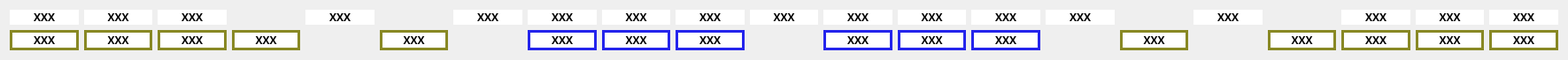
    <widget class="QWidget" name="gridLayoutWidget_4">
     <property name="geometry">
      <rect>
       <x>10</x>
       <y>450</y>
       <width>1771</width>
       <height>41</height>
      </rect>
     </property>
     <layout class="QGridLayout" name="gridLayout_4">
      <item row="0" column="13">
       <widget class="QLabel" name="R_D_11">
        <property name="font">
         <font>
          <family>Ubuntu Mono</family>
          <pointsize>9</pointsize>
          <weight>75</weight>
          <bold>true</bold>
         </font>
        </property>
        <property name="styleSheet">
         <string notr="true">background-color: rgb(255, 255, 255);
border-color: rgb(36, 36, 36);</string>
        </property>
        <property name="text">
         <string>XXX</string>
        </property>
        <property name="alignment">
         <set>Qt::AlignCenter</set>
        </property>
       </widget>
      </item>
      <item row="0" column="15">
       <widget class="QLabel" name="R_D_13">
        <property name="font">
         <font>
          <family>Ubuntu Mono</family>
          <pointsize>9</pointsize>
          <weight>75</weight>
          <bold>true</bold>
         </font>
        </property>
        <property name="styleSheet">
         <string notr="true">background-color: rgb(255, 255, 255);
border-color: rgb(36, 36, 36);</string>
        </property>
        <property name="text">
         <string>XXX</string>
        </property>
        <property name="alignment">
         <set>Qt::AlignCenter</set>
        </property>
       </widget>
      </item>
      <item row="0" column="17">
       <widget class="QLabel" name="R_D_14">
        <property name="font">
         <font>
          <family>Ubuntu Mono</family>
          <pointsize>9</pointsize>
          <weight>75</weight>
          <bold>true</bold>
         </font>
        </property>
        <property name="styleSheet">
         <string notr="true">background-color: rgb(255, 255, 255);
border-color: rgb(36, 36, 36);</string>
        </property>
        <property name="text">
         <string>XXX</string>
        </property>
        <property name="alignment">
         <set>Qt::AlignCenter</set>
        </property>
       </widget>
      </item>
      <item row="0" column="16">
       <widget class="QLabel" name="empty_6">
        <property name="font">
         <font>
          <family>Ubuntu Mono</family>
          <pointsize>9</pointsize>
          <weight>75</weight>
          <bold>true</bold>
         </font>
        </property>
        <property name="styleSheet">
         <string notr="true">color: rgb(255, 255, 255);</string>
        </property>
        <property name="text">
         <string/>
        </property>
        <property name="alignment">
         <set>Qt::AlignCenter</set>
        </property>
       </widget>
      </item>
      <item row="0" column="5">
       <widget class="QLabel" name="R_D_4">
        <property name="font">
         <font>
          <family>Ubuntu Mono</family>
          <pointsize>9</pointsize>
          <weight>75</weight>
          <bold>true</bold>
         </font>
        </property>
        <property name="styleSheet">
         <string notr="true">background-color: rgb(255, 255, 255);
border-color: rgb(36, 36, 36);</string>
        </property>
        <property name="text">
         <string>XXX</string>
        </property>
        <property name="alignment">
         <set>Qt::AlignCenter</set>
        </property>
       </widget>
      </item>
      <item row="0" column="19">
       <widget class="QLabel" name="R_D_15">
        <property name="font">
         <font>
          <family>Ubuntu Mono</family>
          <pointsize>9</pointsize>
          <weight>75</weight>
          <bold>true</bold>
         </font>
        </property>
        <property name="styleSheet">
         <string notr="true">background-color: rgb(255, 255, 255);
border-color: rgb(36, 36, 36);</string>
        </property>
        <property name="text">
         <string>XXX</string>
        </property>
        <property name="alignment">
         <set>Qt::AlignCenter</set>
        </property>
       </widget>
      </item>
      <item row="0" column="4">
       <widget class="QLabel" name="empty_20">
        <property name="font">
         <font>
          <family>Ubuntu Mono</family>
          <pointsize>9</pointsize>
          <weight>75</weight>
          <bold>true</bold>
         </font>
        </property>
        <property name="styleSheet">
         <string notr="true">color: rgb(255, 255, 255);</string>
        </property>
        <property name="text">
         <string/>
        </property>
        <property name="alignment">
         <set>Qt::AlignCenter</set>
        </property>
       </widget>
      </item>
      <item row="0" column="12">
       <widget class="QLabel" name="R_D_10">
        <property name="font">
         <font>
          <family>Ubuntu Mono</family>
          <pointsize>9</pointsize>
          <weight>75</weight>
          <bold>true</bold>
         </font>
        </property>
        <property name="styleSheet">
         <string notr="true">background-color: rgb(255, 255, 255);
border-color: rgb(36, 36, 36);</string>
        </property>
        <property name="text">
         <string>XXX</string>
        </property>
        <property name="alignment">
         <set>Qt::AlignCenter</set>
        </property>
       </widget>
      </item>
      <item row="0" column="2">
       <widget class="QLabel" name="R_D_2">
        <property name="font">
         <font>
          <family>Ubuntu Mono</family>
          <pointsize>9</pointsize>
          <weight>75</weight>
          <bold>true</bold>
         </font>
        </property>
        <property name="styleSheet">
         <string notr="true">background-color: rgb(255, 255, 255);
border-color: rgb(36, 36, 36);</string>
        </property>
        <property name="text">
         <string>XXX</string>
        </property>
        <property name="alignment">
         <set>Qt::AlignCenter</set>
        </property>
       </widget>
      </item>
      <item row="0" column="21">
       <widget class="QLabel" name="R_D_17">
        <property name="font">
         <font>
          <family>Ubuntu Mono</family>
          <pointsize>9</pointsize>
          <weight>75</weight>
          <bold>true</bold>
         </font>
        </property>
        <property name="styleSheet">
         <string notr="true">background-color: rgb(255, 255, 255);
border-color: rgb(36, 36, 36);</string>
        </property>
        <property name="text">
         <string>XXX</string>
        </property>
        <property name="alignment">
         <set>Qt::AlignCenter</set>
        </property>
       </widget>
      </item>
      <item row="0" column="14">
       <widget class="QLabel" name="R_D_12">
        <property name="font">
         <font>
          <family>Ubuntu Mono</family>
          <pointsize>9</pointsize>
          <weight>75</weight>
          <bold>true</bold>
         </font>
        </property>
        <property name="styleSheet">
         <string notr="true">background-color: rgb(255, 255, 255);
border-color: rgb(36, 36, 36);</string>
        </property>
        <property name="text">
         <string>XXX</string>
        </property>
        <property name="alignment">
         <set>Qt::AlignCenter</set>
        </property>
       </widget>
      </item>
      <item row="0" column="6">
       <widget class="QLabel" name="empty_19">
        <property name="font">
         <font>
          <family>Ubuntu Mono</family>
          <pointsize>9</pointsize>
          <weight>75</weight>
          <bold>true</bold>
         </font>
        </property>
        <property name="styleSheet">
         <string notr="true">color: rgb(255, 255, 255);</string>
        </property>
        <property name="text">
         <string/>
        </property>
        <property name="alignment">
         <set>Qt::AlignCenter</set>
        </property>
       </widget>
      </item>
      <item row="0" column="1">
       <widget class="QLabel" name="R_D_1">
        <property name="font">
         <font>
          <family>Ubuntu Mono</family>
          <pointsize>9</pointsize>
          <weight>75</weight>
          <bold>true</bold>
         </font>
        </property>
        <property name="styleSheet">
         <string notr="true">background-color: rgb(255, 255, 255);
border-color: rgb(36, 36, 36);</string>
        </property>
        <property name="text">
         <string>XXX</string>
        </property>
        <property name="alignment">
         <set>Qt::AlignCenter</set>
        </property>
       </widget>
      </item>
      <item row="0" column="11">
       <widget class="QLabel" name="R_D_9">
        <property name="font">
         <font>
          <family>Ubuntu Mono</family>
          <pointsize>9</pointsize>
          <weight>75</weight>
          <bold>true</bold>
         </font>
        </property>
        <property name="styleSheet">
         <string notr="true">background-color: rgb(255, 255, 255);
border-color: rgb(36, 36, 36);</string>
        </property>
        <property name="text">
         <string>XXX</string>
        </property>
        <property name="alignment">
         <set>Qt::AlignCenter</set>
        </property>
       </widget>
      </item>
      <item row="0" column="9">
       <widget class="QLabel" name="R_D_7">
        <property name="font">
         <font>
          <family>Ubuntu Mono</family>
          <pointsize>9</pointsize>
          <weight>75</weight>
          <bold>true</bold>
         </font>
        </property>
        <property name="styleSheet">
         <string notr="true">background-color: rgb(255, 255, 255);
border-color: rgb(36, 36, 36);</string>
        </property>
        <property name="text">
         <string>XXX</string>
        </property>
        <property name="alignment">
         <set>Qt::AlignCenter</set>
        </property>
       </widget>
      </item>
      <item row="0" column="10">
       <widget class="QLabel" name="R_D_8">
        <property name="font">
         <font>
          <family>Ubuntu Mono</family>
          <pointsize>9</pointsize>
          <weight>75</weight>
          <bold>true</bold>
         </font>
        </property>
        <property name="styleSheet">
         <string notr="true">background-color: rgb(255, 255, 255);
border-color: rgb(36, 36, 36);</string>
        </property>
        <property name="text">
         <string>XXX</string>
        </property>
        <property name="alignment">
         <set>Qt::AlignCenter</set>
        </property>
       </widget>
      </item>
      <item row="0" column="8">
       <widget class="QLabel" name="R_D_6">
        <property name="font">
         <font>
          <family>Ubuntu Mono</family>
          <pointsize>9</pointsize>
          <weight>75</weight>
          <bold>true</bold>
         </font>
        </property>
        <property name="styleSheet">
         <string notr="true">background-color: rgb(255, 255, 255);
border-color: rgb(36, 36, 36);</string>
        </property>
        <property name="text">
         <string>XXX</string>
        </property>
        <property name="alignment">
         <set>Qt::AlignCenter</set>
        </property>
       </widget>
      </item>
      <item row="0" column="20">
       <widget class="QLabel" name="R_D_16">
        <property name="font">
         <font>
          <family>Ubuntu Mono</family>
          <pointsize>9</pointsize>
          <weight>75</weight>
          <bold>true</bold>
         </font>
        </property>
        <property name="styleSheet">
         <string notr="true">background-color: rgb(255, 255, 255);
border-color: rgb(36, 36, 36);</string>
        </property>
        <property name="text">
         <string>XXX</string>
        </property>
        <property name="alignment">
         <set>Qt::AlignCenter</set>
        </property>
       </widget>
      </item>
      <item row="0" column="18">
       <widget class="QLabel" name="empty_4">
        <property name="font">
         <font>
          <family>Ubuntu Mono</family>
          <pointsize>9</pointsize>
          <weight>75</weight>
          <bold>true</bold>
         </font>
        </property>
        <property name="styleSheet">
         <string notr="true">color: rgb(255, 255, 255);</string>
        </property>
        <property name="text">
         <string/>
        </property>
        <property name="alignment">
         <set>Qt::AlignCenter</set>
        </property>
       </widget>
      </item>
      <item row="0" column="7">
       <widget class="QLabel" name="R_D_5">
        <property name="font">
         <font>
          <family>Ubuntu Mono</family>
          <pointsize>9</pointsize>
          <weight>75</weight>
          <bold>true</bold>
         </font>
        </property>
        <property name="styleSheet">
         <string notr="true">background-color: rgb(255, 255, 255);
border-color: rgb(36, 36, 36);</string>
        </property>
        <property name="text">
         <string>XXX</string>
        </property>
        <property name="alignment">
         <set>Qt::AlignCenter</set>
        </property>
       </widget>
      </item>
      <item row="0" column="3">
       <widget class="QLabel" name="R_D_3">
        <property name="font">
         <font>
          <family>Ubuntu Mono</family>
          <pointsize>9</pointsize>
          <weight>75</weight>
          <bold>true</bold>
         </font>
        </property>
        <property name="styleSheet">
         <string notr="true">background-color: rgb(255, 255, 255);
border-color: rgb(36, 36, 36);</string>
        </property>
        <property name="text">
         <string>XXX</string>
        </property>
        <property name="alignment">
         <set>Qt::AlignCenter</set>
        </property>
       </widget>
      </item>
      <item row="1" column="21">
       <widget class="QLabel" name="R_D_27">
        <property name="font">
         <font>
          <family>Ubuntu Mono</family>
          <pointsize>9</pointsize>
          <weight>75</weight>
          <bold>true</bold>
         </font>
        </property>
        <property name="styleSheet">
         <string notr="true">background-color: rgb(255, 255, 255);
border-width: 3px;
border-style: solid;
border-color: rgb(136, 136, 36);</string>
        </property>
        <property name="text">
         <string>XXX</string>
        </property>
        <property name="alignment">
         <set>Qt::AlignCenter</set>
        </property>
       </widget>
      </item>
      <item row="1" column="20">
       <widget class="QLabel" name="R_D_26">
        <property name="font">
         <font>
          <family>Ubuntu Mono</family>
          <pointsize>9</pointsize>
          <weight>75</weight>
          <bold>true</bold>
         </font>
        </property>
        <property name="styleSheet">
         <string notr="true">background-color: rgb(255, 255, 255);
border-width: 3px;
border-style: solid;
border-color: rgb(136, 136, 36);</string>
        </property>
        <property name="text">
         <string>XXX</string>
        </property>
        <property name="alignment">
         <set>Qt::AlignCenter</set>
        </property>
       </widget>
      </item>
      <item row="1" column="19">
       <widget class="QLabel" name="R_D_25">
        <property name="font">
         <font>
          <family>Ubuntu Mono</family>
          <pointsize>9</pointsize>
          <weight>75</weight>
          <bold>true</bold>
         </font>
        </property>
        <property name="styleSheet">
         <string notr="true">background-color: rgb(255, 255, 255);
border-width: 3px;
border-style: solid;
border-color: rgb(136, 136, 36);</string>
        </property>
        <property name="text">
         <string>XXX</string>
        </property>
        <property name="alignment">
         <set>Qt::AlignCenter</set>
        </property>
       </widget>
      </item>
      <item row="1" column="18">
       <widget class="QLabel" name="R_D_24">
        <property name="font">
         <font>
          <family>Ubuntu Mono</family>
          <pointsize>9</pointsize>
          <weight>75</weight>
          <bold>true</bold>
         </font>
        </property>
        <property name="styleSheet">
         <string notr="true">background-color: rgb(255, 255, 255);
border-width: 3px;
border-style: solid;
border-color: rgb(136, 136, 36);</string>
        </property>
        <property name="text">
         <string>XXX</string>
        </property>
        <property name="alignment">
         <set>Qt::AlignCenter</set>
        </property>
       </widget>
      </item>
      <item row="1" column="16">
       <widget class="QLabel" name="R_D_23">
        <property name="font">
         <font>
          <family>Ubuntu Mono</family>
          <pointsize>9</pointsize>
          <weight>75</weight>
          <bold>true</bold>
         </font>
        </property>
        <property name="styleSheet">
         <string notr="true">background-color: rgb(255, 255, 255);
border-width: 3px;
border-style: solid;
border-color: rgb(136, 136, 36);</string>
        </property>
        <property name="text">
         <string>XXX</string>
        </property>
        <property name="alignment">
         <set>Qt::AlignCenter</set>
        </property>
       </widget>
      </item>
      <item row="1" column="1">
       <widget class="QLabel" name="R_D_18">
        <property name="font">
         <font>
          <family>Ubuntu Mono</family>
          <pointsize>9</pointsize>
          <weight>75</weight>
          <bold>true</bold>
         </font>
        </property>
        <property name="styleSheet">
         <string notr="true">background-color: rgb(255, 255, 255);
border-width: 3px;
border-style: solid;
border-color: rgb(136, 136, 36);</string>
        </property>
        <property name="text">
         <string>XXX</string>
        </property>
        <property name="alignment">
         <set>Qt::AlignCenter</set>
        </property>
       </widget>
      </item>
      <item row="1" column="2">
       <widget class="QLabel" name="R_D_19">
        <property name="font">
         <font>
          <family>Ubuntu Mono</family>
          <pointsize>9</pointsize>
          <weight>75</weight>
          <bold>true</bold>
         </font>
        </property>
        <property name="styleSheet">
         <string notr="true">background-color: rgb(255, 255, 255);
border-width: 3px;
border-style: solid;
border-color: rgb(136, 136, 36);</string>
        </property>
        <property name="text">
         <string>XXX</string>
        </property>
        <property name="alignment">
         <set>Qt::AlignCenter</set>
        </property>
       </widget>
      </item>
      <item row="1" column="3">
       <widget class="QLabel" name="R_D_20">
        <property name="font">
         <font>
          <family>Ubuntu Mono</family>
          <pointsize>9</pointsize>
          <weight>75</weight>
          <bold>true</bold>
         </font>
        </property>
        <property name="styleSheet">
         <string notr="true">background-color: rgb(255, 255, 255);
border-width: 3px;
border-style: solid;
border-color: rgb(136, 136, 36);</string>
        </property>
        <property name="text">
         <string>XXX</string>
        </property>
        <property name="alignment">
         <set>Qt::AlignCenter</set>
        </property>
       </widget>
      </item>
      <item row="1" column="4">
       <widget class="QLabel" name="R_D_21">
        <property name="font">
         <font>
          <family>Ubuntu Mono</family>
          <pointsize>9</pointsize>
          <weight>75</weight>
          <bold>true</bold>
         </font>
        </property>
        <property name="styleSheet">
         <string notr="true">background-color: rgb(255, 255, 255);
border-width: 3px;
border-style: solid;
border-color: rgb(136, 136, 36);</string>
        </property>
        <property name="text">
         <string>XXX</string>
        </property>
        <property name="alignment">
         <set>Qt::AlignCenter</set>
        </property>
       </widget>
      </item>
      <item row="1" column="6">
       <widget class="QLabel" name="R_D_22">
        <property name="font">
         <font>
          <family>Ubuntu Mono</family>
          <pointsize>9</pointsize>
          <weight>75</weight>
          <bold>true</bold>
         </font>
        </property>
        <property name="styleSheet">
         <string notr="true">background-color: rgb(255, 255, 255);
border-width: 3px;
border-style: solid;
border-color: rgb(136, 136, 36);</string>
        </property>
        <property name="text">
         <string>XXX</string>
        </property>
        <property name="alignment">
         <set>Qt::AlignCenter</set>
        </property>
       </widget>
      </item>
      <item row="1" column="12">
       <widget class="QLabel" name="R_D_31">
        <property name="font">
         <font>
          <family>Ubuntu Mono</family>
          <pointsize>9</pointsize>
          <weight>75</weight>
          <bold>true</bold>
         </font>
        </property>
        <property name="styleSheet">
         <string notr="true">background-color: rgb(255, 255, 255);
border-width: 3px;
border-style: solid;
border-color: rgb(36, 36, 236);</string>
        </property>
        <property name="text">
         <string>XXX</string>
        </property>
        <property name="alignment">
         <set>Qt::AlignCenter</set>
        </property>
       </widget>
      </item>
      <item row="1" column="13">
       <widget class="QLabel" name="R_D_32">
        <property name="font">
         <font>
          <family>Ubuntu Mono</family>
          <pointsize>9</pointsize>
          <weight>75</weight>
          <bold>true</bold>
         </font>
        </property>
        <property name="styleSheet">
         <string notr="true">background-color: rgb(255, 255, 255);
border-width: 3px;
border-style: solid;
border-color: rgb(36, 36, 236);</string>
        </property>
        <property name="text">
         <string>XXX</string>
        </property>
        <property name="alignment">
         <set>Qt::AlignCenter</set>
        </property>
       </widget>
      </item>
      <item row="1" column="14">
       <widget class="QLabel" name="R_D_33">
        <property name="font">
         <font>
          <family>Ubuntu Mono</family>
          <pointsize>9</pointsize>
          <weight>75</weight>
          <bold>true</bold>
         </font>
        </property>
        <property name="styleSheet">
         <string notr="true">background-color: rgb(255, 255, 255);
border-width: 3px;
border-style: solid;
border-color: rgb(36, 36, 236);</string>
        </property>
        <property name="text">
         <string>XXX</string>
        </property>
        <property name="alignment">
         <set>Qt::AlignCenter</set>
        </property>
       </widget>
      </item>
      <item row="1" column="10">
       <widget class="QLabel" name="R_D_30">
        <property name="font">
         <font>
          <family>Ubuntu Mono</family>
          <pointsize>9</pointsize>
          <weight>75</weight>
          <bold>true</bold>
         </font>
        </property>
        <property name="styleSheet">
         <string notr="true">background-color: rgb(255, 255, 255);
border-width: 3px;
border-style: solid;
border-color: rgb(36, 36, 236);</string>
        </property>
        <property name="text">
         <string>XXX</string>
        </property>
        <property name="alignment">
         <set>Qt::AlignCenter</set>
        </property>
       </widget>
      </item>
      <item row="1" column="9">
       <widget class="QLabel" name="R_D_29">
        <property name="font">
         <font>
          <family>Ubuntu Mono</family>
          <pointsize>9</pointsize>
          <weight>75</weight>
          <bold>true</bold>
         </font>
        </property>
        <property name="styleSheet">
         <string notr="true">background-color: rgb(255, 255, 255);
border-width: 3px;
border-style: solid;
border-color: rgb(36, 36, 236);</string>
        </property>
        <property name="text">
         <string>XXX</string>
        </property>
        <property name="alignment">
         <set>Qt::AlignCenter</set>
        </property>
       </widget>
      </item>
      <item row="1" column="8">
       <widget class="QLabel" name="R_D_28">
        <property name="font">
         <font>
          <family>Ubuntu Mono</family>
          <pointsize>9</pointsize>
          <weight>75</weight>
          <bold>true</bold>
         </font>
        </property>
        <property name="styleSheet">
         <string notr="true">background-color: rgb(255, 255, 255);
border-width: 3px;
border-style: solid;
border-color: rgb(36, 36, 236);</string>
        </property>
        <property name="text">
         <string>XXX</string>
        </property>
        <property name="alignment">
         <set>Qt::AlignCenter</set>
        </property>
       </widget>
      </item>
     </layout>
    </widget>
